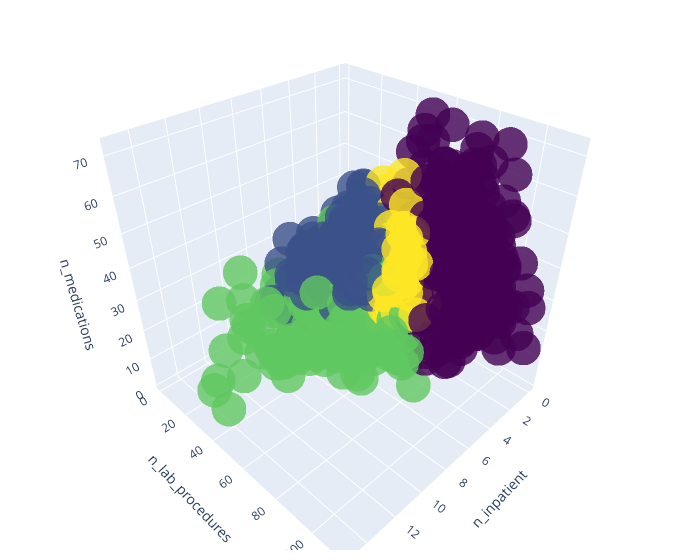

Here is the notebook cell this chart was saved with:
### Code cell
# plot the distribution of the top 4 features for each cluster in 3d using plotly
import plotly.graph_objects as go
fig = go.Figure(data=[go.Scatter3d(
    x=high_readmission_clusters['n_inpatient'],
    y=high_readmission_clusters['n_lab_procedures'],
    z=high_readmission_clusters['n_medications'],
    mode='markers',
    marker=dict(
        size=12,
        color=high_readmission_clusters['clusters'],                # set color to an array/list of desired values
        colorscale='Viridis',   # choose a colorscale
        opacity=0.8
    )
)])
# names of the axes
fig.update_layout(scene = dict(
                    xaxis_title='n_inpatient',
                    yaxis_title='n_lab_procedures',
                    zaxis_title='n_medications'),
                    width=700,
                    margin=dict(r=20, b=10, l=10, t=10))

                    
fig.show()

### Figure 1 — Plotly figure (JSON) as saved in the notebook; plotly's stock layout.template omitted (floating-point values rounded to 4 significant figures; data arrays with more than 128 entries replaced by an {"elided": "..."} marker saying what was removed)
{"data": [{"marker": {"color": {"elided": "11754 int values"}, "colorscale": [[0, "#440154"], [0.1111, "#482878"], [0.2222, "#3e4989"], [0.3333, "#31688e"], [0.4444, "#26828e"], [0.5556, "#1f9e89"], [0.6667, "#35b779"], [0.7778, "#6ece58"], [0.8889, "#b5de2b"], [1, "#fde725"]], "opacity": 0.8, "size": 12}, "mode": "markers", "type": "scatter3d", "x": {"elided": "11754 int values"}, "y": {"elided": "11754 int values"}, "z": {"elided": "11754 int values"}}], "layout": {"margin": {"b": 10, "l": 10, "r": 20, "t": 10}, "scene": {"xaxis": {"title": {"text": "n_inpatient"}}, "yaxis": {"title": {"text": "n_lab_procedures"}}, "zaxis": {"title": {"text": "n_medications"}}}, "width": 700}}
